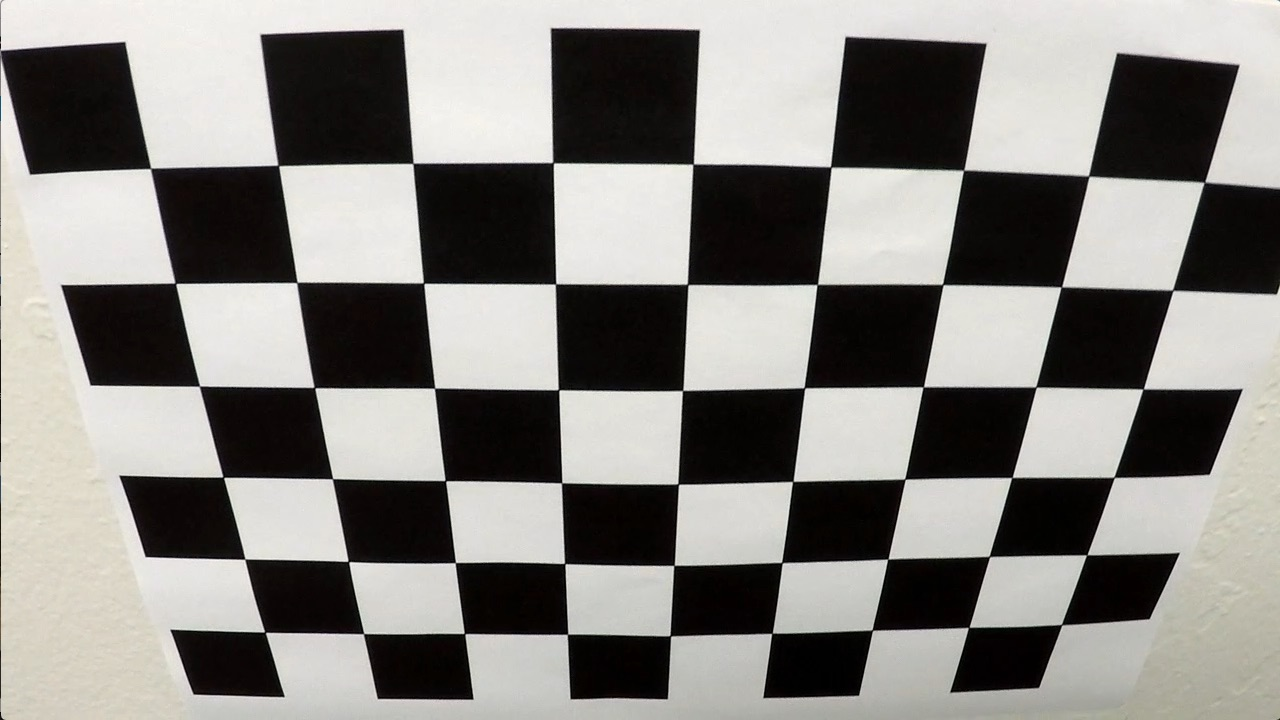
#> input picture camera_cal/calibration02.jpg, 1280 x 720 px; its folder holds only this picture in this run
$ jupyter execute --allow-errors project.ipynb   (shell and % lines are left out)
#> lines starting #> are read from the running program, lines starting #| are printed output that depends on the picture; after the words box and inside, x2 and y2 are one past the last pixel; in counts of white or black regions, pixels touching at a corner belong together
# Udacity Self-Driving Car Nanodegree
## Advanced Lane Finding Project

The goals / steps of this project are the following:

* Compute the camera calibration matrix and distortion coefficients given a set of chessboard images.
* Apply a distortion correction to raw images.
* Use color transforms, gradients, etc., to create a thresholded binary image.
* Apply a perspective transform to rectify binary image ("birds-eye view").
* Detect lane pixels and fit to find the lane boundary.
* Determine the curvature of the lane and vehicle position with respect to center.
* Warp the detected lane boundaries back onto the original image.
* Output visual display of the lane boundaries and numerical estimation of lane curvature and vehicle position.

### Imports

[cell 1]
import numpy as np
import cv2
import pickle
import glob
import matplotlib.pyplot as plt

print('...')

### First, compute the camera calibration using chessboard images

[cell 2]
# prepare object points, like (0,0,0), (1,0,0), (2,0,0) ....,(6,5,0)
objp = np.zeros((6*9,3), np.float32)
objp[:,:2] = np.mgrid[0:9,0:6].T.reshape(-1,2)

# termination criteria
criteria = (cv2.TERM_CRITERIA_EPS + cv2.TERM_CRITERIA_MAX_ITER, 30, 0.001)

# Arrays to store object points and image points from all the images.
objpoints = [] # 3d points in real world space
imgpoints = [] # 2d points in image plane.

# Make a list of calibration images
images = glob.glob('./camera_cal/calibration*.jpg')

fig, axs = plt.subplots(5,4, figsize=(16, 11))
fig.subplots_adjust(hspace = .2, wspace=.001)
axs = axs.ravel()

# Step through the list and search for chessboard corners
for i, fname in enumerate(images):
    img = cv2.imread(fname)
#> img is the input picture: shape (720, 1280, 3); mean B, G, R 128.5, 132.4, 134.4
    gray = cv2.cvtColor(img,cv2.COLOR_BGR2GRAY)
    # Find the chessboard corners
    ret, corners = cv2.findChessboardCorners(gray, (9,6),None)
#> ret = True; corners = 54 rows, first 8: [150.6, 168.4], [278.3, 165.4], [412.9, 163.5], [553, 162.6], [693.2, 164.2], [830.6, 166.9], [963.5, 170.4], [1088.6, 176.1]

    # If found, add object points, image points
    if ret == True:
        objpoints.append(objp)

        corners2 = cv2.cornerSubPix(gray,corners,(11,11),(-1,-1),criteria)
#> corners2 = 54 rows, first 8: [150.6, 168.4], [278.3, 165.4], [413, 163.3], [553.1, 162.7], [693.1, 164.1], [830.8, 167], [963.6, 170.2], [1088.7, 176]
        imgpoints.append(corners2)

        # Draw and display the corners
        img = cv2.drawChessboardCorners(img, (9,6), corners, ret)
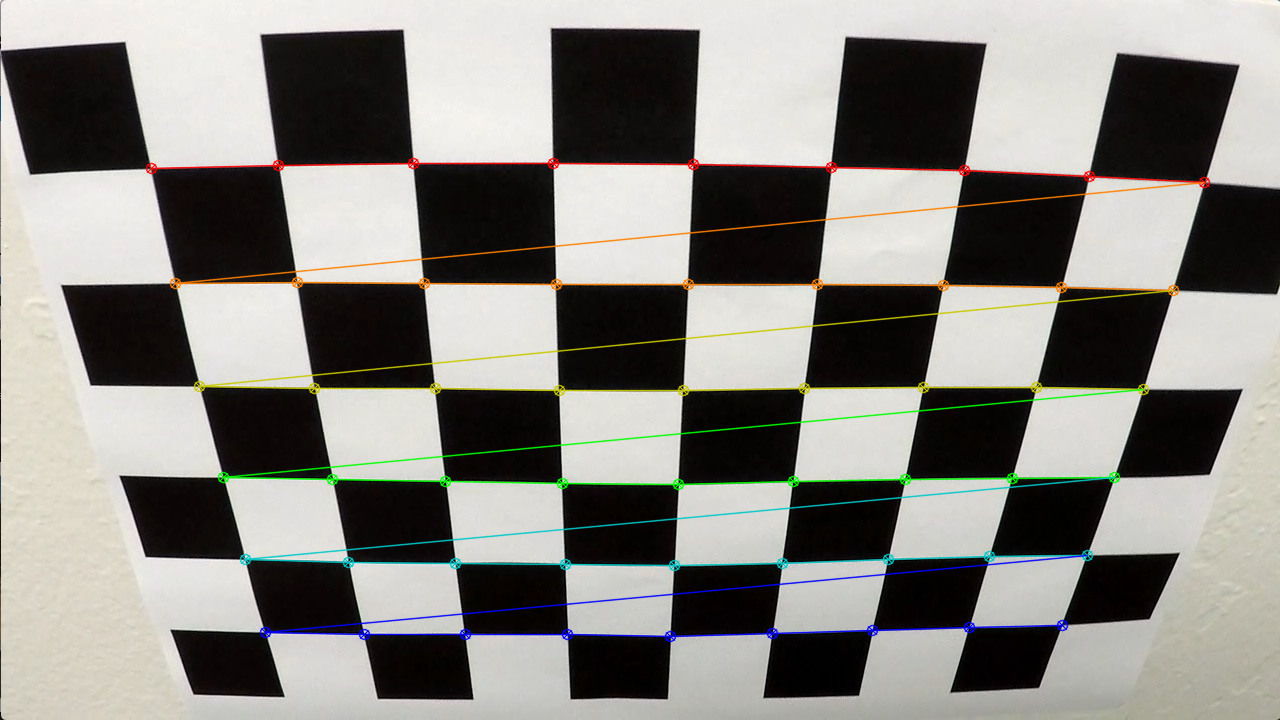
#> img: shape (720, 1280, 3); 3.76% of pixels changed, all inside (x1, y1, x2, y2) = (145, 157, 1211, 643)
        axs[i].axis('off')
        axs[i].imshow(img)


$ run again, on camera_cal/calibration06.jpg
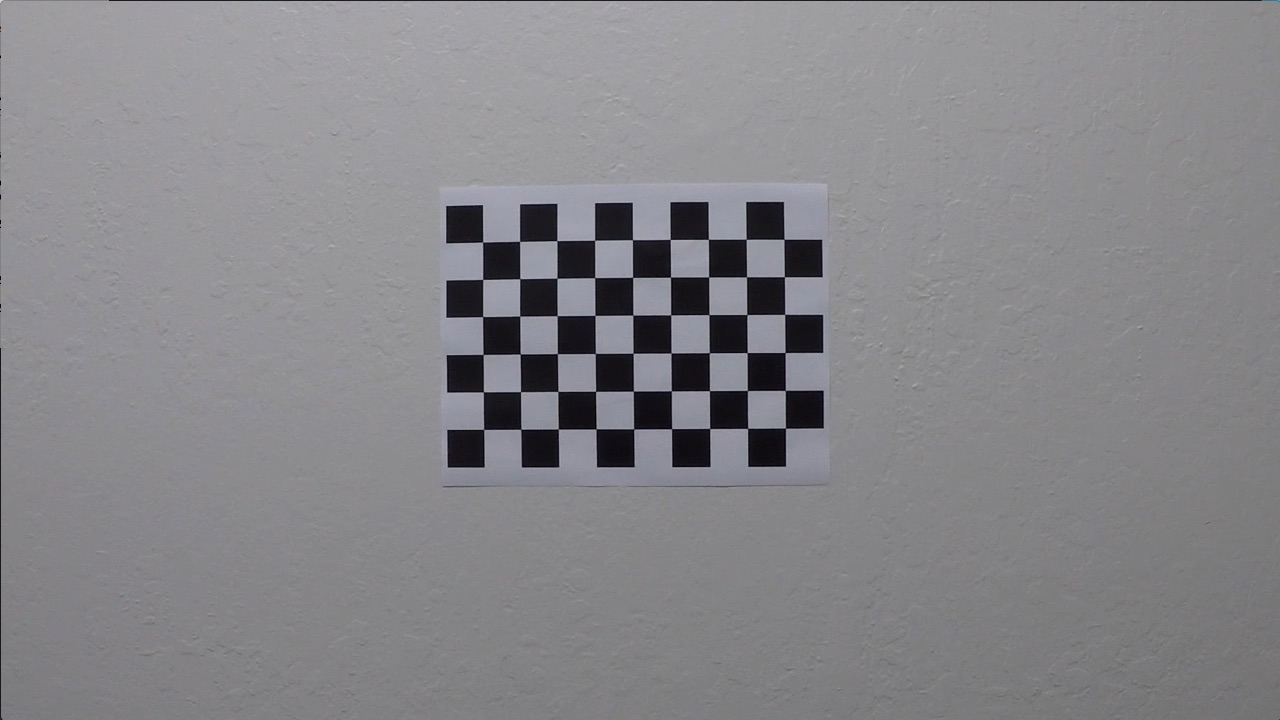
#> input picture camera_cal/calibration06.jpg, 1280 x 720 px
#> img is the input picture: shape (720, 1280, 3); mean B, G, R 137.6, 134, 134.6
#> ret = True; corners = 54 rows, first 8: [483, 241.9], [519.9, 241.3], [557, 241], [594.7, 239.9], [632.6, 239.9], [670.1, 239.4], [708, 239.1], [746, 239]
#> corners2 = 54 rows, first 8: [482.6, 242.1], [519.6, 241.4], [556.9, 240.6], [594.6, 240.3], [632.5, 239.6], [670.2, 239.4], [708.4, 239.3], [746.2, 239.3]
#> `img = cv2.drawChessboardCorners(img, (9,6), corners, ret)`:
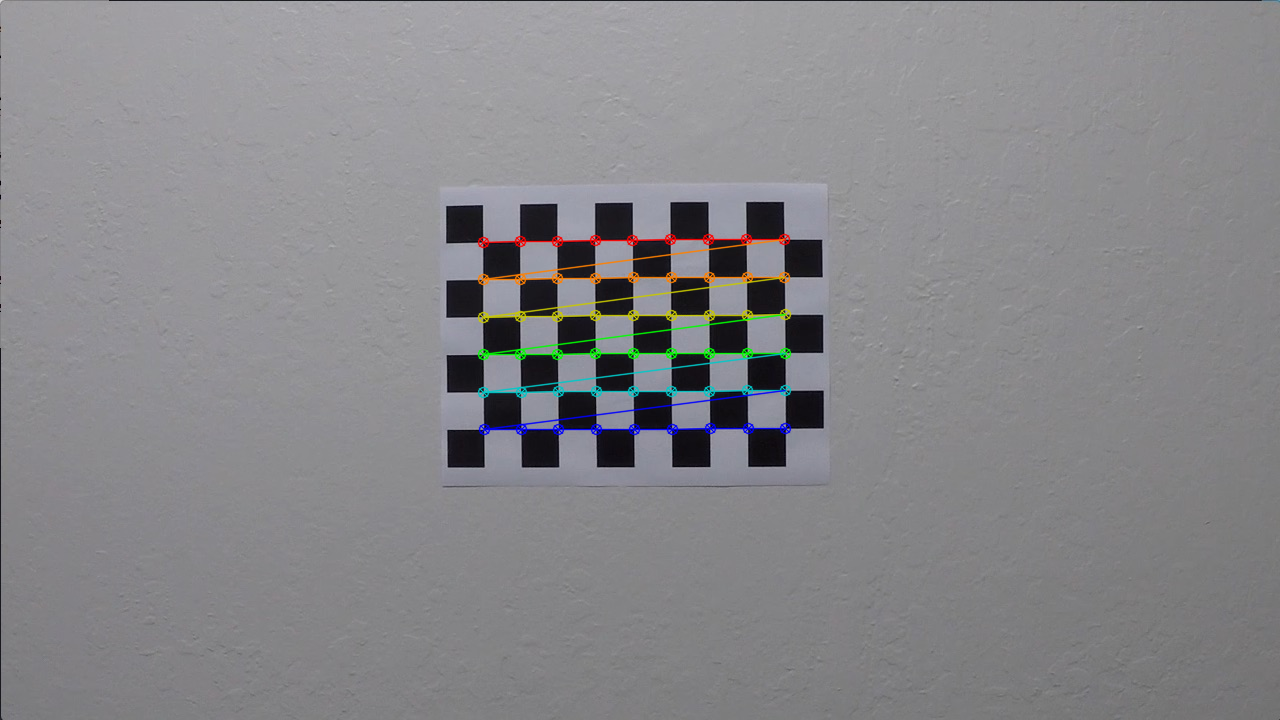
#> img: shape (720, 1280, 3); 1.52% of pixels changed, all inside (x1, y1, x2, y2) = (477, 233, 792, 436)

$ run again, on camera_cal/calibration07.jpg
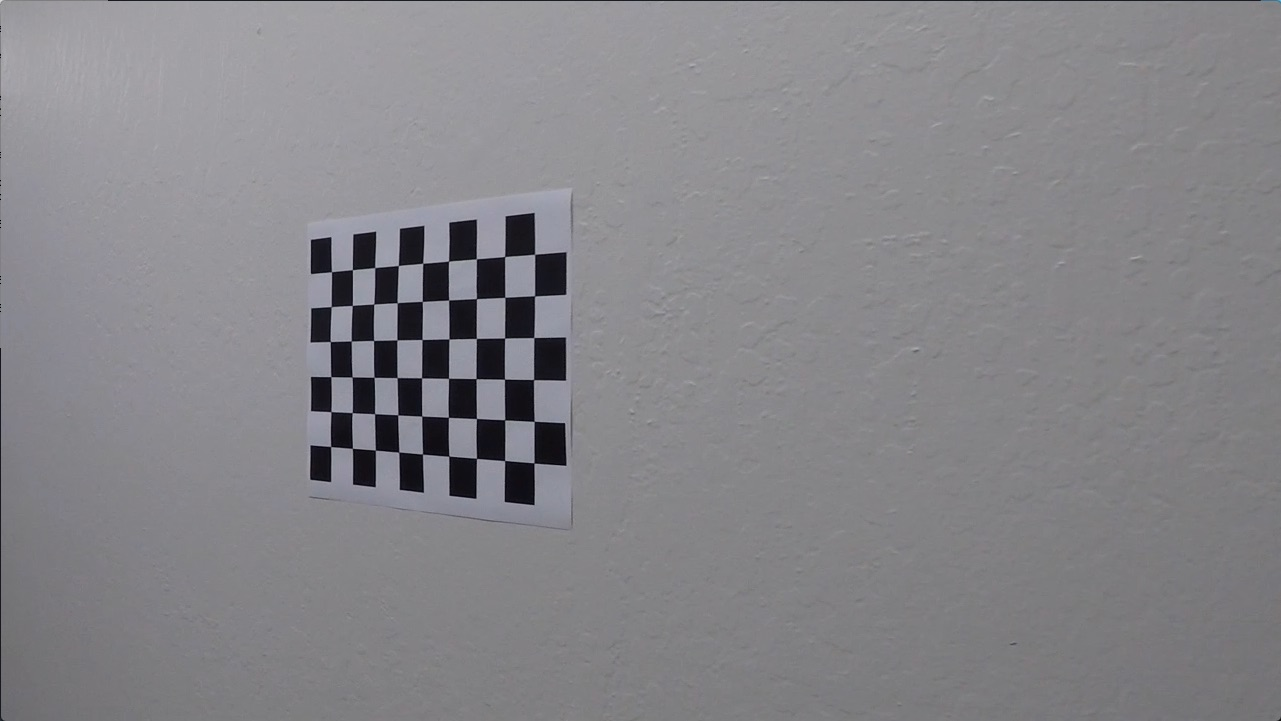
#> input picture camera_cal/calibration07.jpg, 1281 x 721 px
#> img is the input picture: shape (721, 1281, 3); mean B, G, R 136.7, 132.7, 133.5
#> ret = True; corners = 54 rows, first 8: [331.5, 271.8], [352.4, 269.7], [374.8, 267.6], [398.4, 265.6], [422.7, 263.2], [448.5, 261.1], [476.3, 258.9], [504.7, 256.5]
#> corners2 = 54 rows, first 8: [331.5, 271.7], [352.4, 269.6], [374.7, 267.6], [398.3, 265.5], [422.7, 263.3], [448.5, 261.1], [476.3, 258.8], [504.6, 256.5]
#> `img = cv2.drawChessboardCorners(img, (9,6), corners, ret)`:
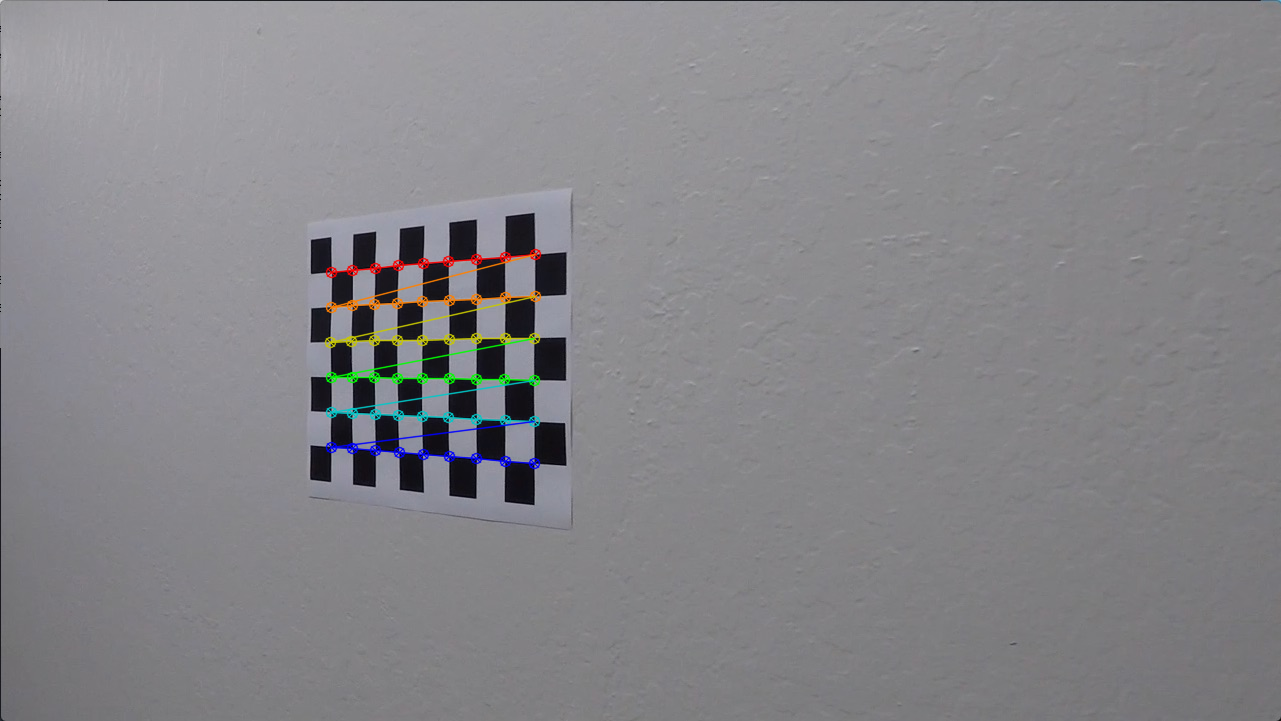
#> img: shape (721, 1281, 3); 1.18% of pixels changed, all inside (x1, y1, x2, y2) = (324, 248, 542, 470)

$ run again, on camera_cal/calibration08.jpg
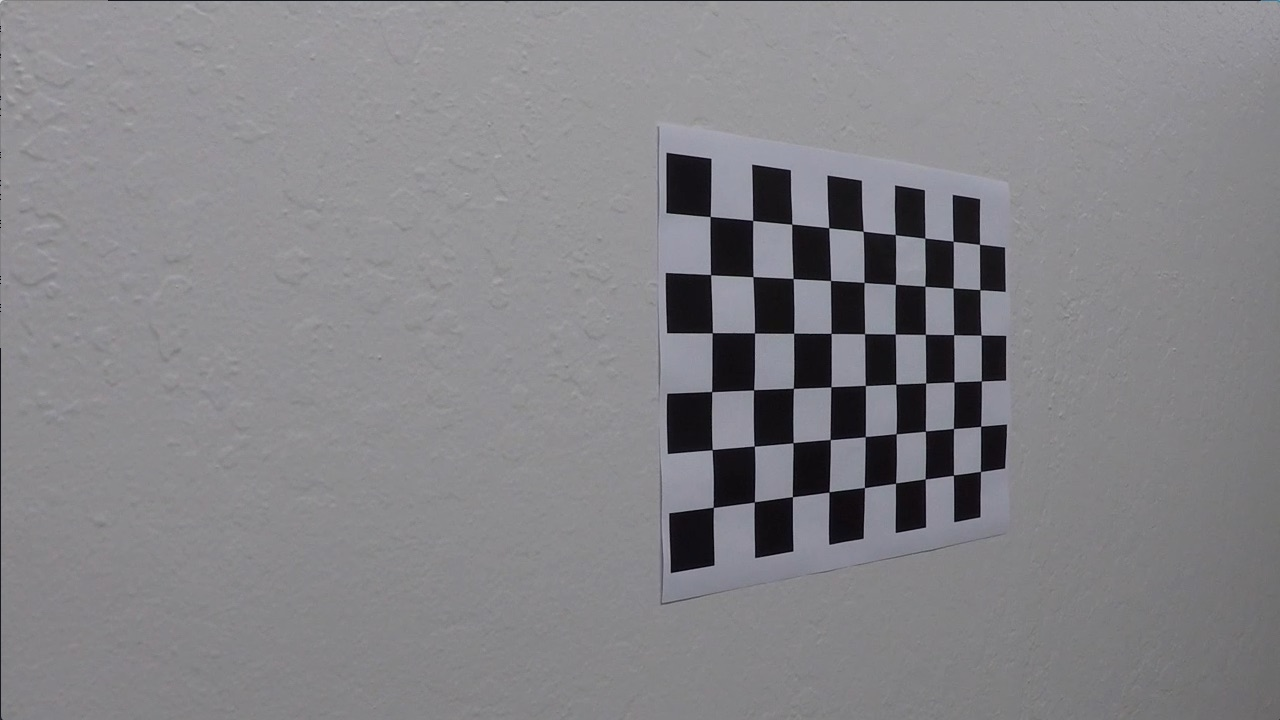
#> input picture camera_cal/calibration08.jpg, 1280 x 720 px
#> img is the input picture: shape (720, 1280, 3); mean B, G, R 135.4, 131.6, 132.3
#> ret = True; corners = 54 rows, first 8: [710.2, 216.5], [752.7, 220.5], [791.8, 224.1], [828.7, 227.7], [863.1, 231.3], [895.2, 234.4], [924.9, 238], [953.2, 241.3]
#> corners2 = 54 rows, first 8: [710.2, 216.5], [752.6, 220.4], [791.8, 224.1], [828.7, 227.7], [863.2, 231.3], [895.3, 234.6], [924.8, 238.1], [953.2, 241.3]
#> `img = cv2.drawChessboardCorners(img, (9,6), corners, ret)`:
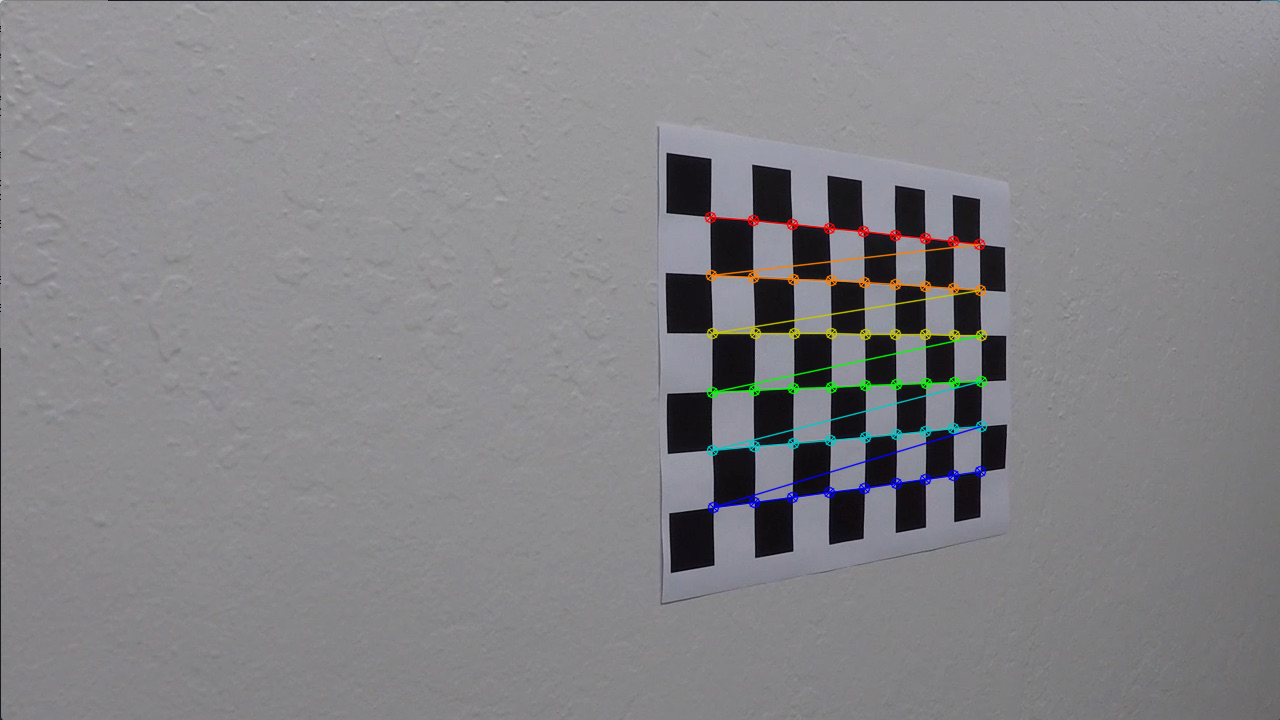
#> img: shape (720, 1280, 3); 1.44% of pixels changed, all inside (x1, y1, x2, y2) = (704, 211, 988, 514)

$ run again, on camera_cal/calibration03.jpg
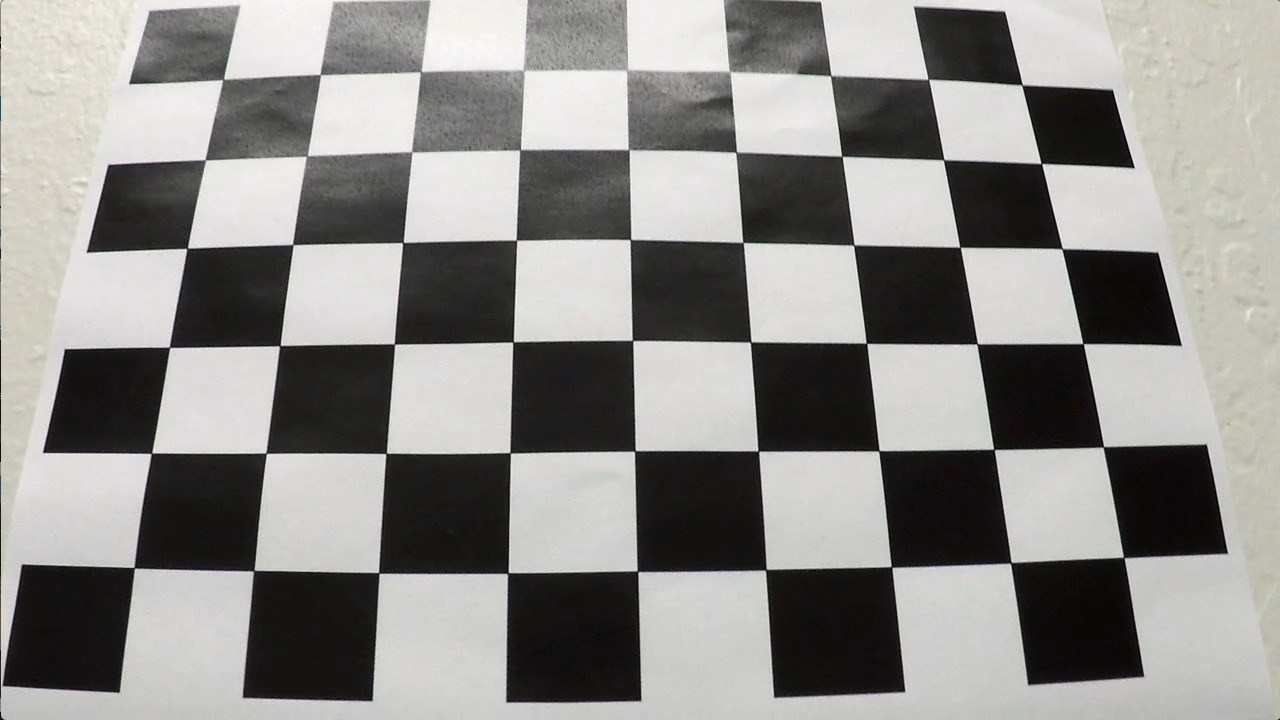
#> input picture camera_cal/calibration03.jpg, 1280 x 720 px
#> img is the input picture: shape (720, 1280, 3); mean B, G, R 138.1, 141, 141.8
#> ret = True; corners = 54 rows, first 8: [224.4, 78.44], [319.5, 74.21], [421.5, 70.78], [524.5, 70.76], [625.8, 70.84], [729.5, 71.51], [830.6, 75.96], [927.9, 78.63]
#> corners2 = 54 rows, first 8: [223.1, 79.47], [320.2, 74.57], [420.7, 71.68], [523.5, 70.16], [627.3, 70.28], [729.5, 71.35], [830.8, 75.64], [928.4, 79.34]
#> `img = cv2.drawChessboardCorners(img, (9,6), corners, ret)`:
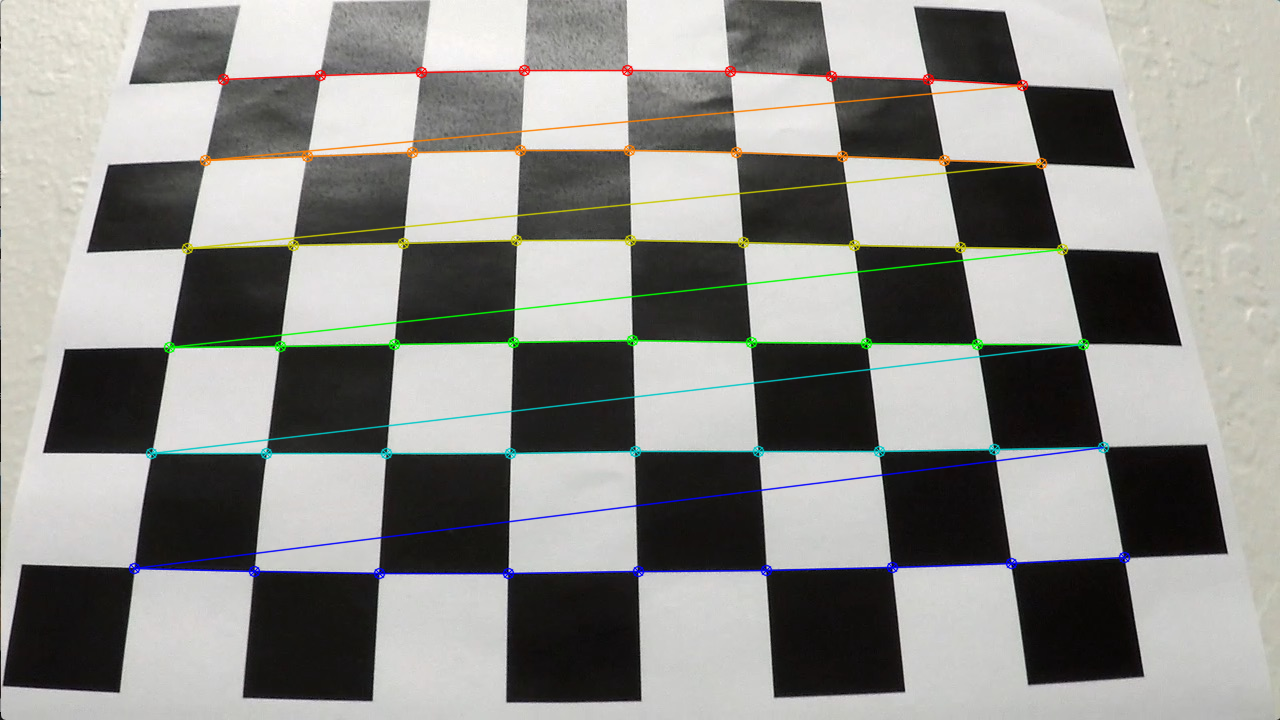
#> img: shape (720, 1280, 3); 3.66% of pixels changed, all inside (x1, y1, x2, y2) = (128, 64, 1131, 580)
